Frame 1 (no input): blank canvas, image omitted
Frame 60 (the mouse pressed at the canvas centre just before this capture): blank canvas, image omitted
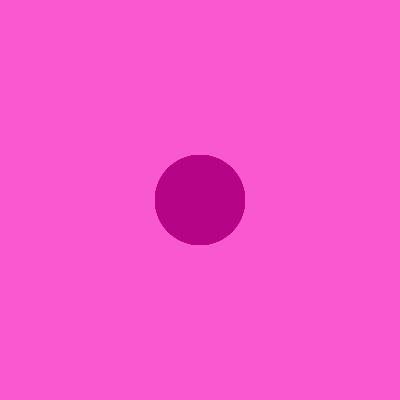
Frame 120 (the mouse held since frame 60 and released just before this capture)

The Processing sketch whose frames 1 and 60 were blank and that drew this single picture after the mouse press (run headless with seeded random() and noise(); from frame 60 on, the mouse is pressed at the canvas centre):

// Processing sketch: processing_61194
// ── processing_61194.pde

void setup (){
 
  size(400,400);
  background(#FA58D0);
  rectMode(CENTER);
  noStroke();
  smooth();
  frameRate(6);
}
 
void draw (){
 
  if(mousePressed)
  {
  fill(#B40486,90);
  ellipse(mouseX,mouseY,90,90);
   
  }else{
   
  fill(80,10);
  ellipse(mouseX,mouseY,mouseX,mouseY);
  }
     
}
